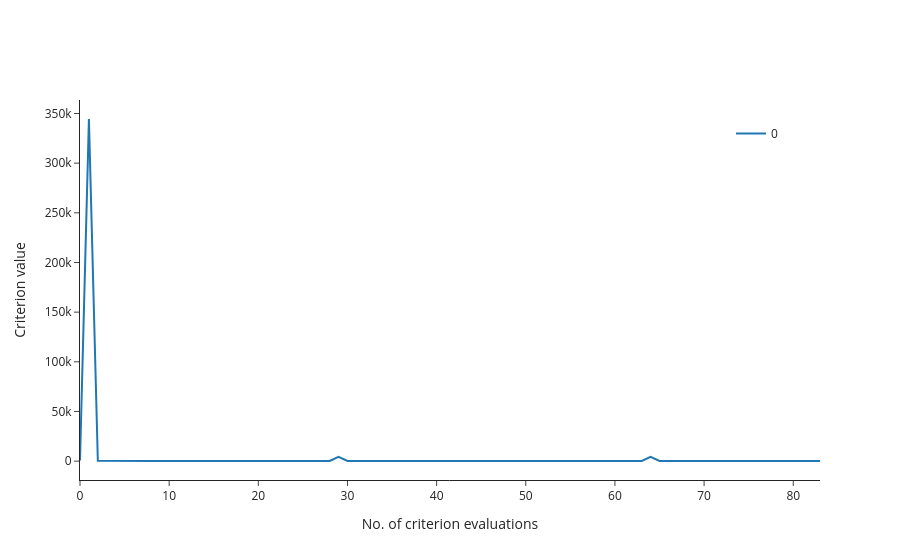

Source (notebook cell):
### Markdown cell above
### Plot criterion value at each iteration and number of criterion evaluations before reaching a solution

### Code cell
fig = om.criterion_plot(res_lbfgsb)
fig

### Figure 1 — Plotly figure (JSON) as saved in the notebook; plotly's stock layout.template omitted (floating-point values rounded to 4 significant figures)
{"data": [{"legendgroup": "0", "line": {"color": "#1F77B4"}, "mode": "lines", "name": "0", "showlegend": true, "type": "scatter", "x": [0, 1, 2, 3, 4, 5, 6, 7, 8, 9, 10, 11, 12, 13, 14, 15, 16, 17, 18, 19, 20, 21, 22, 23, 24, 25, 26, 27, 28, 29, 30, 31, 32, 33, 34, 35, 36, 37, 38, 39, 40, 41, 42, 43, 44, 45, 46, 47, 48, 49, 50, 51, 52, 53, 54, 55, 56, 57, 58, 59, 60, 61, 62, 63, 64, 65, 66, 67, 68, 69, 70, 71, 72, 73, 74, 75, 76, 77, 78, 79, 80, 81, 82, 83], "y": [707.9, 344500.0, 353.3, 207.9, 142.1, 140.0, 140.0, 140.0, 140.0, 140.1, 140.1, 140.0, 140.1, 140.0, 140.1, 140.0, 140.1, 140.0, 140.1, 140.0, 140.1, 140.0, 140.1, 140.0, 140.1, 140.0, 140.0, 140.0, 140.1, 4336.0, 166.9, 140.1, 140.1, 140.0, 140.1, 140.0, 140.1, 140.0, 140.0, 140.1, 140.0, 140.1, 140.0, 140.0, 140.1, 140.1, 140.0, 140.1, 140.0, 140.1, 140.0, 140.1, 140.0, 140.1, 140.0, 140.1, 140.0, 140.1, 140.0, 140.1, 140.0, 140.1, 140.0, 140.1, 4336.0, 165.7, 140.1, 140.1, 140.0, 140.1, 140.0, 140.1, 140.0, 140.1, 140.0, 140.1, 140.0, 140.1, 140.0, 140.1, 140.0, 140.1, 140.0, 140.1]}], "layout": {"legend": {"x": 0.95, "xanchor": "right", "y": 0.95, "yanchor": "top"}, "margin": {}, "title": {}, "xaxis": {"title": {"text": "No. of criterion evaluations"}}, "yaxis": {"title": {"text": "Criterion value"}}}}
